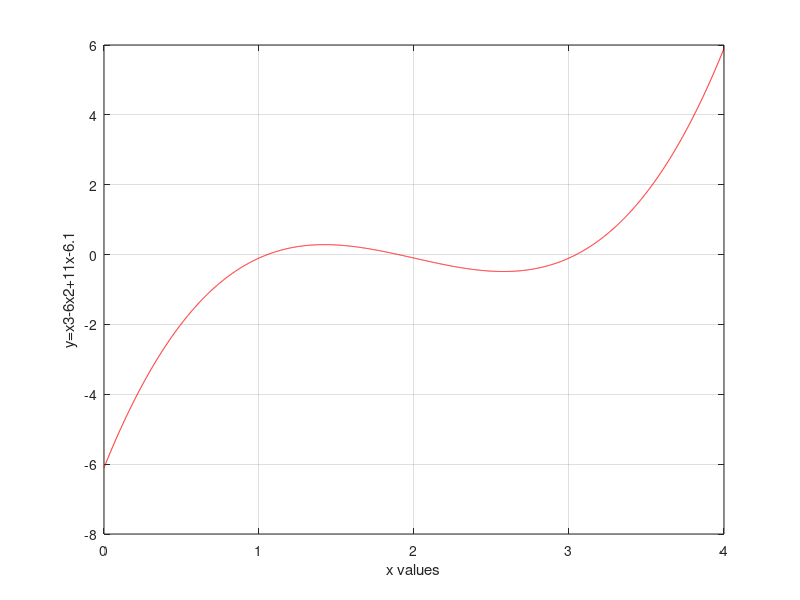

The MATLAB source for this figure:
clear;
clc;
x=0:0.001:4;
y=x.^3-6*x.^2+11*x-6.1;
plot(x,y,'-r')
xlabel('x values')
ylabel('y=x3-6x2+11x-6.1')
grid